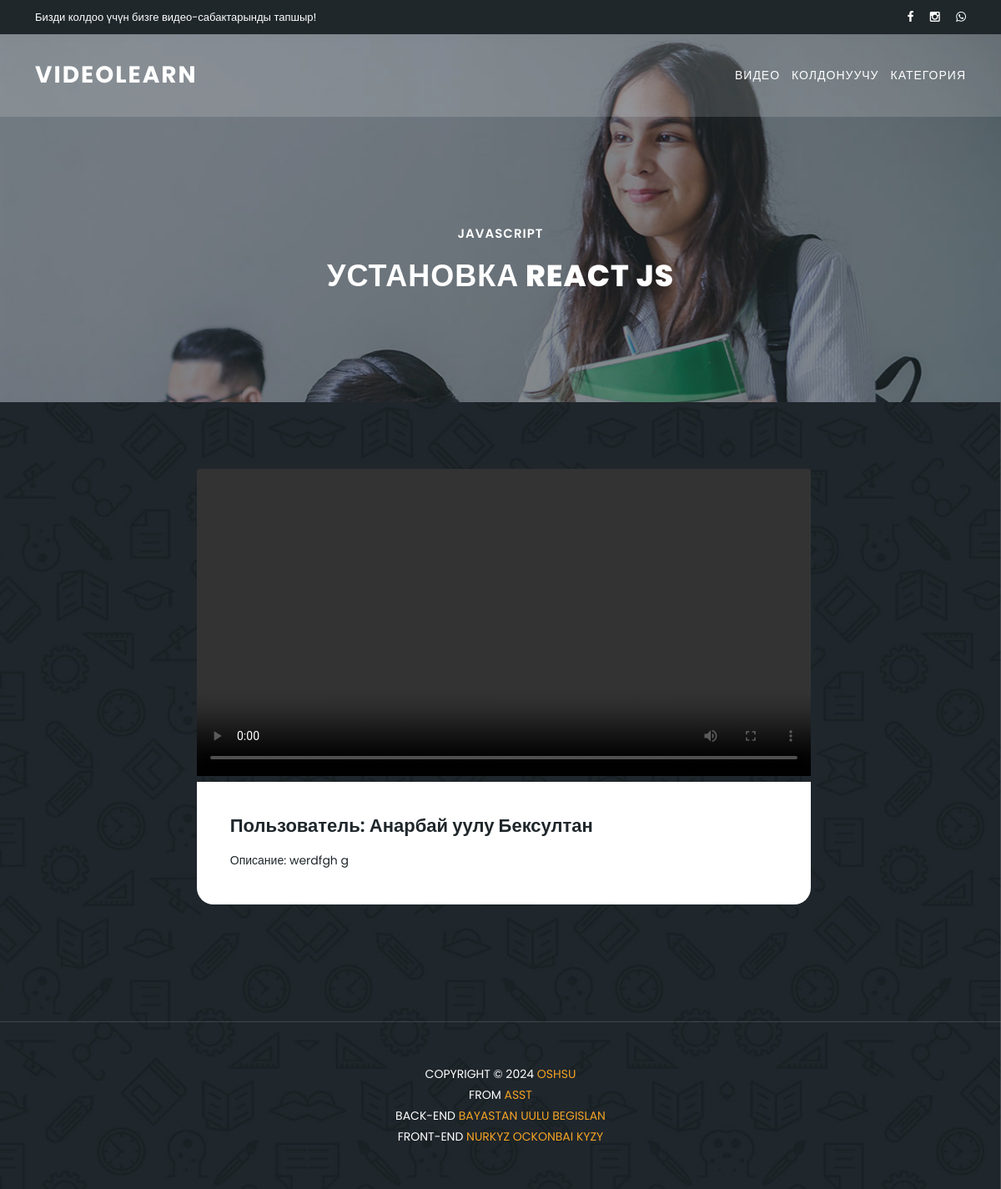
Screenshot of /videos/2 with the database file from the repository.
### app/models.py (models this page shows, shortened)
class Video(models.Model):
    type = models.ForeignKey("Type", on_delete=models.CASCADE)
    title = models.CharField(max_length=255)
    description = models.TextField()
    file = models.FileField(upload_to='./video/')
    user = models.ForeignKey('User', on_delete=models.CASCADE)
    img = models.ImageField(default=1)
    date = models.DateTimeField(auto_now_add=True)

class Type(models.Model):
    img = models.ImageField(default=1)
    name = models.CharField(max_length=255)
    def __str__(self):
        return str(self.name)

class User(models.Model):
    img = models.ImageField(default=1)
    username = models.CharField(max_length=255)
    role = models.CharField(max_length=255)
    def __str__(self):
        return str(self.username)

### front/views.py (the view)
# urls.py: path('videos/<int:id>', video_details, name='video_details'),
def video_details(request, id):
    video = Video.objects.get(id=id)
    return render(request, 'front/video_detail.html', locals())

### front/templates/front/video_detail.html (shortened to what this page needs)
{% extends 'front/base.html' %}
{% block content %}
    {% load static %}
    <section class="heading-page header-text" id="top">
        <div class="container">
            <div class="row">
                <div class="col-lg-12">
                    <h6>{{ video.type }}</h6>
                    <h2>{{ video.title }}</h2>
                </div>
            </div>
        </div>
    </section>
    <section class="meetings-page" id="meetings">
        <div class="container">
            <div class="row">
                <div class="col-lg-12">
                    <div class="row">
                        <div class="col-lg-8" style="margin-left: 17%">
                             <div class="meeting-single-item">
                                <div class="thumb">
                                    <div class="price">
                                        <span>{{ video.type }}</span>
                                    </div>
                                    <div class="date">
                                        <h6> {{ video.date }}<span>Дата</span></h6>
                                    </div>
                                    <video class="card-img-top" width="100%" controls controlsList="nodownload">
                                        <source src="{{ video.file.url }}" type="video/mp4">
                                        <source src="{{ video.file.url }}" type="video/ogg">
                                    </video>
                                </div>
                                <div class="down-content">
                                    <a href="{% url 'user_detail' video.user.id %}"><h4>Пользователь: {{ video.user }}</h4></a>
                                    <p>Описание: {{ video.description }}</p>
                                </div>
                            </div>
                        </div>
                    </div>
                </div>
            </div>
        </div>
        {% include 'front/include/footer.html' %}
    </section>
{% endblock %}

### front/static/assets/css/templatemo-edu-meeting.css (style rules this page uses)
html, body, div, span, applet, object, iframe, h1, h2, h3, h4, h5, h6, p, blockquote, div pre, a, abbr, acronym, address, big, cite, code, del, dfn, em, font, img, ins, kbd, q, s, samp, small, strike, strong, sub, sup, tt, var, b, u, i, center, dl, dt, dd, ol, ul, li, figure, header, nav, section, article, aside, footer, figcaption { margin: 0; padding: 0; border: 0; outline: 0; }
header, nav, section, article, aside, footer, hgroup { display: block; }
* { box-sizing: border-box; }
html, body { font-family: 'Poppins', sans-serif; font-weight: 400; background-color: #fff; font-size: 16px; -ms-text-size-adjust: 100%; -webkit-font-smoothing: antialiased; -moz-osx-font-smoothing: grayscale; }
a { text-decoration: none !important; color: #3CF; }
h1, h2, h3, h4, h5, h6 { margin-top: 0px; margin-bottom: 0px; }
p { font-size: 14px; line-height: 25px; color: #2a2a2a; }
html, body { background: #fff; font-family: 'Poppins', sans-serif; }
section.heading-page { background-image: url(../images/heading-bg.jpg); background-position: center center; background-repeat: no-repeat; background-size: cover; padding-top: 230px; padding-bottom: 110px; text-align: center; }
section.heading-page h6 { margin-top: 0px; font-size: 15px; text-transform: uppercase; font-weight: 600; color: #fff; letter-spacing: 1px; }
section.heading-page h2 { margin-top: 20px; margin-bottom: 20px; font-size: 36px; text-transform: uppercase; font-weight: 800; color: #fff; letter-spacing: 1px; }
section.meetings-page { background-image: url(../images/meetings-page-bg.jpg); background-position: center center; background-attachment: fixed; background-repeat: no-repeat; background-size: cover; padding-top: 80px; padding-bottom: 0px; }
.meeting-single-item .thumb { position: relative; }
.meeting-single-item .thumb .price { position: absolute; left: 20px; top: 20px; }
.meeting-single-item .thumb .price span { font-size: 16px; color: #1f272b; font-weight: 600; background-color: rgba(250,250,250,0.9); padding: 7px 12px; border-radius: 10px; }
.meeting-single-item .down-content { background-color: #fff; padding: 40px; border-bottom-right-radius: 20px; border-bottom-left-radius: 20px; }
.meeting-single-item .thumb .date { position: absolute; background-color: rgba(250,250,250,0.9); width: 80px; height: 80px; text-align: center; padding: 15px 0px; border-radius: 10px; right: 20px; top: 20px; }
.meeting-single-item .thumb .date h6 { font-size: 13px; text-transform: uppercase; font-weight: 600; color: #a12c2f; }
.meeting-single-item .thumb .date span { display: block; color: #1f272b; font-size: 22px; margin-top: 7px; }
.meeting-single-item .down-content h4 { font-size: 22px; color: #1f272b; font-weight: 600; display: inline-block; margin-bottom: 15px; }
.meeting-single-item .down-content p { color: #1f272b; font-size: 14px; }

### rows the page displays
Video: type "JAVASCRIPT", title "УСТАНОВКА REACT JS", user "Анарбай уулу Бексултан", description "werdfgh g"
